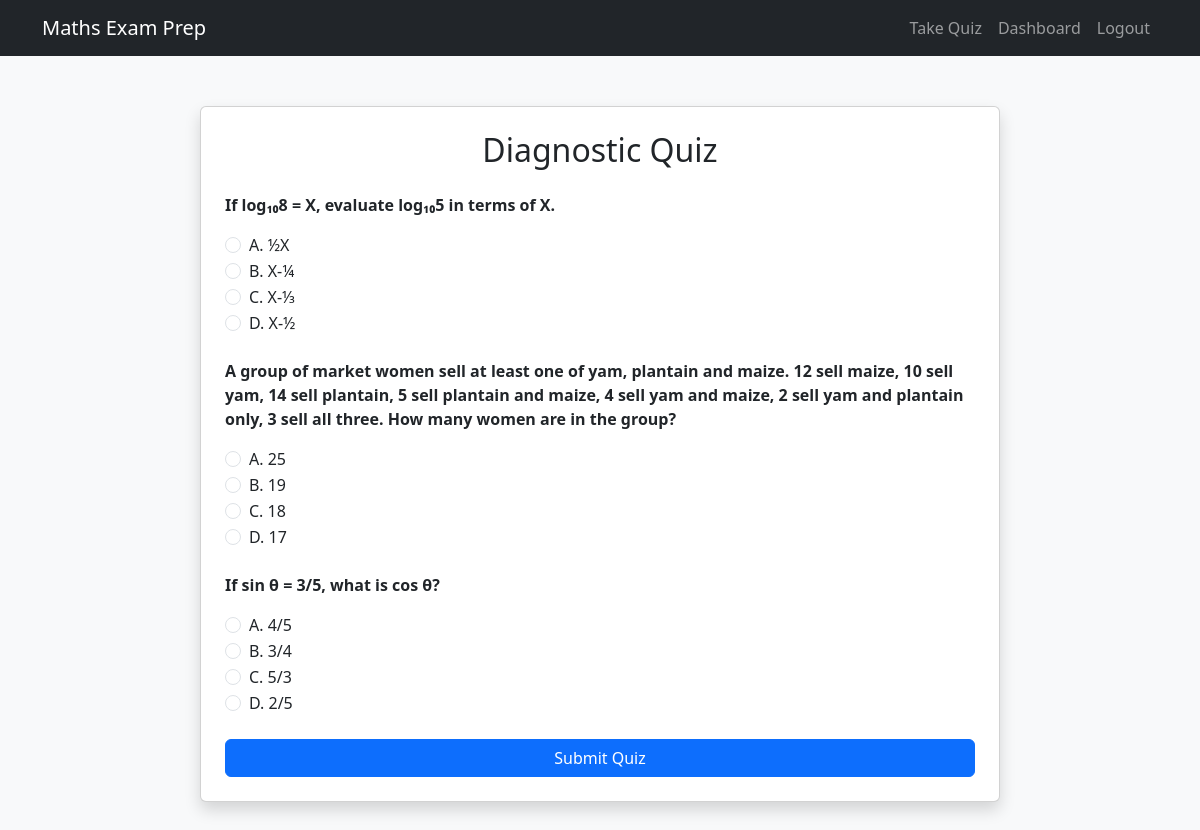
Page /quiz (signed in) on the committed database.
### app/models.py (models this page shows, shortened)
class Question(db.Model):
    id = db.Column(db.Integer, primary_key=True)
    topic = db.Column(db.String(100), nullable=False)
    difficulty = db.Column(db.Integer, nullable=False)
    question_text = db.Column(db.Text, nullable=False)
    option_a = db.Column(db.String(100), nullable=False)
    option_b = db.Column(db.String(100), nullable=False)
    option_c = db.Column(db.String(100), nullable=False)
    option_d = db.Column(db.String(100), nullable=False)
    correct_option = db.Column(db.String(1), nullable=False)
    explanation = db.Column(db.Text, nullable=True)  # Add this

### app/routes.py (the view, shortened to what this page needs)
@app.route('/quiz', methods=['GET', 'POST'])
@login_required
def quiz():
    responses = UserResponse.query.filter_by(user_id=current_user.id).all()
    topic_stats = {}
    for r in responses:
        topic = r.question.topic
        if topic not in topic_stats:
            topic_stats[topic] = {'correct': 0, 'total': 0}
        topic_stats[topic]['total'] += 1
        if r.is_correct:
            topic_stats[topic]['correct'] += 1
    all_questions = Question.query.all()
    if not all_questions:
        flash('No questions available yet.', 'warning')
        return redirect(url_for('home'))
    selected_questions = []
    for _ in range(3):
        if topic_stats:
            weakest_topic = min(topic_stats, key=lambda t: topic_stats[t]['correct'] / max(1, topic_stats[t]['total']))
            candidates = [q for q in all_questions if q.topic == weakest_topic and q not in selected_questions]
        else:
            candidates = [q for q in all_questions if q not in selected_questions]
        if candidates:
            selected_questions.append(choice(candidates))
        else:
            selected_questions.append(choice([q for q in all_questions if q not in selected_questions]))
    forms = [QuizForm(prefix=str(q.id)) for q in selected_questions]
    quiz_data = list(zip(selected_questions, forms))
    return render_template('quiz.html', quiz_data=quiz_data)

### app/routes.py
class QuizForm(FlaskForm):
    answer = RadioField('Answer', choices=[('A', 'A'), ('B', 'B'), ('C', 'C'), ('D', 'D')], validators=[DataRequired()])
    submit = SubmitField('Submit')

### app/models.py (called while the page is built)
@login_manager.user_loader
def load_user(user_id):
    return User.query.get(int(user_id))

### app/templates/quiz.html (shortened to what this page needs)
<!DOCTYPE html>
<html lang="en">
<head>
    <link href="https://cdn.jsdelivr.net/npm/bootstrap@5.3.3/dist/css/bootstrap.min.css" rel="stylesheet">
</head>
<body>
    <nav class="navbar navbar-expand-lg navbar-dark bg-dark">
        <div class="container">
            <a class="navbar-brand" href="{{ url_for('home') }}">Maths Exam Prep</a>
            <div class="collapse navbar-collapse" id="navbarNav">
                <ul class="navbar-nav ms-auto">
                    {% if current_user.is_authenticated %}
                        <li class="nav-item">
                            <a class="nav-link" href="{{ url_for('quiz') }}">Take Quiz</a>
                        </li>
                        <li class="nav-item">
                            <a class="nav-link" href="{{ url_for('dashboard') }}">Dashboard</a>
                        </li>
                        <li class="nav-item">
                            <a class="nav-link" href="{{ url_for('logout') }}">Logout</a>
                        </li>
                    {% endif %}
                </ul>
            </div>
        </div>
    </nav>
    <div class="container">
        <div class="card quiz-card p-4 shadow">
            <h2 class="text-center mb-4">Diagnostic Quiz</h2>
            <form method="POST" action="">
                {% for question, form in quiz_data %}
                    <div class="mb-4">
                        <p class="fw-bold">{{ question.question_text }}</p>
                        <div class="form-check">
                            <input class="form-check-input" type="radio" name="{{ form.answer.name }}" value="A" id="q{{ question.id }}_a">
                            <label class="form-check-label" for="q{{ question.id }}_a">A. {{ question.option_a }}</label>
                        </div>
                        <div class="form-check">
                            <input class="form-check-input" type="radio" name="{{ form.answer.name }}" value="B" id="q{{ question.id }}_b">
                            <label class="form-check-label" for="q{{ question.id }}_b">B. {{ question.option_b }}</label>
                        </div>
                        <div class="form-check">
                            <input class="form-check-input" type="radio" name="{{ form.answer.name }}" value="C" id="q{{ question.id }}_c">
                            <label class="form-check-label" for="q{{ question.id }}_c">C. {{ question.option_c }}</label>
                        </div>
                        <div class="form-check">
                            <input class="form-check-input" type="radio" name="{{ form.answer.name }}" value="D" id="q{{ question.id }}_d">
                            <label class="form-check-label" for="q{{ question.id }}_d">D. {{ question.option_d }}</label>
                        </div>
                    </div>
                {% endfor %}
                <div class="d-grid">
                    <input type="submit" value="Submit Quiz" class="btn btn-primary">
                </div>
            </form>
        </div>
    </div>
</body>
</html>

### app/templates/quiz.html (style rules this page uses)
body { background-color: #f8f9fa; }
.quiz-card { max-width: 800px; margin: 50px auto; }

### rows in the picture
Question: question_text "If log₁₀8 = X, evaluate log₁₀5 in terms of X.", option_a "½X", option_b "X-¼", option_c "X-⅓", option_d "X-½"
Question: question_text "A group of market women sell at least one of yam, plantain and maize. 12 sell maize, 10 sell yam, 14 sell plantain, 5 sell plantain and maize, 4 sell yam and maize, 2 sell yam and plantain only, 3 sell all three. How many women are in the group?", option_a "25", option_b "19", option_c "18", option_d "17"
Question: question_text "If sin θ = 3/5, what is cos θ?", option_a "4/5", option_b "3/4", option_c "5/3", option_d "2/5"
